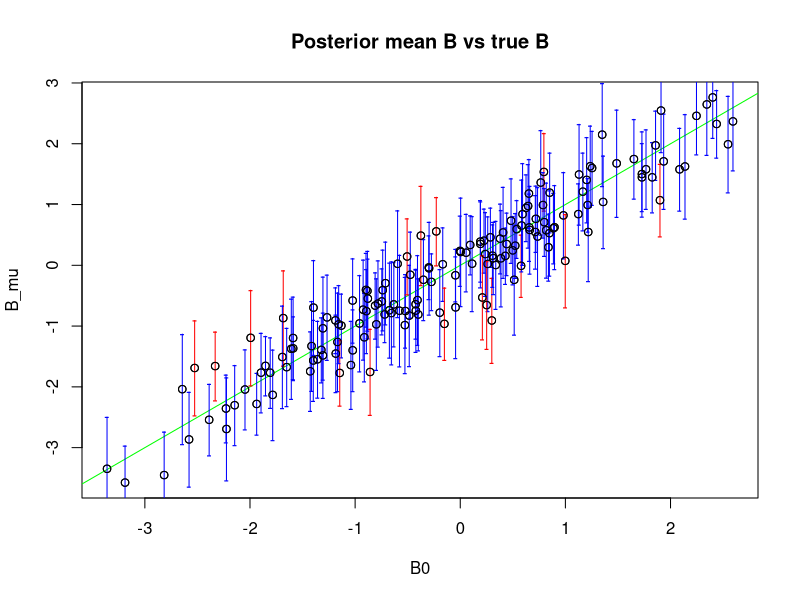

Source code (R):
## ---- chunk 1
library(pracma)
library(magrittr)
library(MASS)
K <- 30 # number of stimuli
p <- 20 # dimension of response
q <- 8 # dimension of features
# true noise covariance
Sigma_E <- 2/p * randn(2 * p, p) %>% { t(.) %*% . }
# true signal covariance = sB * I
sB0 <- 2
B0 <- sqrt(sB0) * randn(q, p)
# random features
X <- randn(K, q) %>% repmat(n = 2, m = 1)
# noise
E <- mvrnorm(2 * K, rep(0, p), Sigma_E)
# observations
Y <- X %*% B0 + E
## ---- chunk 2
# posterior mean
B_mu <- solve(t(X) %*% X + 1/sB0 * diag(rep(1, q))) %*% t(X) %*% Y
# posterior variance per column
post_cov_B_col <- solve(t(X) %*% X + 1/sB0 * diag(rep(1, q)) )
# marginal variances of B
post_var_B <- t(t(diag(post_cov_B_col))) %*% diag(Sigma_E)
# upper and lower intervals
B_up <- B_mu + 2 * sqrt(post_var_B)
B_low <- B_mu - 2 * sqrt(post_var_B)
# plot
plot(B0, B_mu, main = "Posterior mean B vs true B"); abline(0, 1, col = "green")
for (i in 1:q) { for (j in 1:p) {
  if (B_low[i,j] < B0[i, j] && B_up[i, j] > B0[i, j]) {
    cc <- "blue"
  } else {
    cc <- "red"
  }
  lines(rep(B0[i, j], 2), c(B_low[i, j], B_up[i, j]), col = cc)
  points(rep(B0[i, j], 2), c(B_low[i, j], B_up[i, j]), pch = "-", col = cc)
}}
points(B0, B_mu)
## ---- chunk 3
